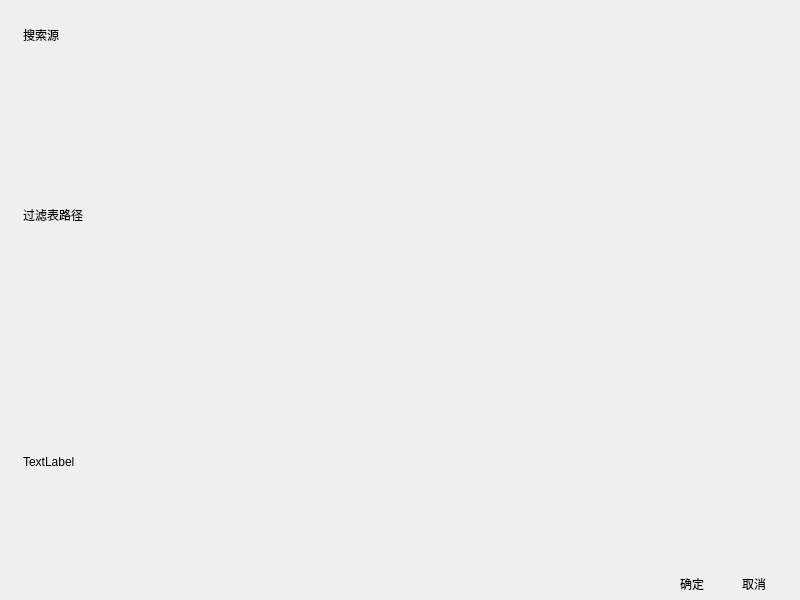
<?xml version="1.0" encoding="UTF-8"?>
<ui version="4.0">
 <class>MainWindow</class>
 <widget class="QMainWindow" name="MainWindow">
  <property name="geometry">
   <rect>
    <x>0</x>
    <y>0</y>
    <width>800</width>
    <height>600</height>
   </rect>
  </property>
  <property name="minimumSize">
   <size>
    <width>800</width>
    <height>600</height>
   </size>
  </property>
  <property name="maximumSize">
   <size>
    <width>800</width>
    <height>600</height>
   </size>
  </property>
  <property name="windowTitle">
   <string>setting</string>
  </property>
  <property name="windowOpacity">
   <double>0.960000000000000</double>
  </property>
  <property name="styleSheet">
   <string notr="true">*{
	font: 16pt &quot;Consolas&quot;;
	border-radius: 9px;
	padding: 0px;
	margin: 0px;
}
.QLabel {
	font: 12pt &quot;Comic Sans MS&quot;;
}
.Line{
	background-color: #000000;
}

.QLineEdit{
	font: 12pt;
	padding:0 0 0 5px;
	border:1px solid rgb(98, 98, 98);
}
.QLineEdit:focus {
	padding:5px;
	border:3px solid #ffffff;
}

.QPushButton{
	padding: 2px 9px 2px 9px;
}
.QPushButton:hover
{
    background-color: rgb(255, 165, 138);
}

.QPushButton:pressed
{
	background-color: rgb(180, 180, 180);
}
.QScrollBar:vertical {
	margin:1px 5px 1px 0px; /*垂直滚动条圆角*/
	width: 15px;
    background-color: transparent;   /* 空白区域的背景色*/
}
.QScrollBar::handle:vertical {
    border-radius: 5px;   /* 圆角 */
    background: rgb(216, 216, 216);   /* 小方块的背景色 */
}
.QScrollBar::sub-line:vertical{
	background-color: transparent; /*隐藏向上滚动条按钮*/
}
.QScrollBar::add-line:vertical{
	background-color: transparent; /*隐藏向下滚动条按钮*/
}
.QComboBox::drop-down[hide='true']{
	background-color: transparent; /*隐藏下拉按钮,不影响功能*/
}


/* Dynamic properties 动态属性 */
/* font-size */
[title = 'true']{
	font: 24pt;
}
[medium  = 'true']{
	
	font: 14pt;
}
[simall = 'true']{
	font: 12pt
}
/* color */
[red = 'true']{
    color: #ffffff;
    background-color: #da797b;
}
[grey = 'true']{
    color: #ffffff;
	background-color: #c5c5c5;
}
[green='true']{
    color: #ffffff;
	background-color: #b0c257;
}
[Turquoise='true']{
	color: #ffffff;
    background-color: #75becf;
}
[blue = 'true']{
	color: #000000;
    background-color: #4570ba;
}
[transparent='true']{
    color: #000000;
    background-color: transparent;
}
/* border */
[noborder = 'true']{
	border-width:0;
	border-style:outset;
}
[_yellow = 'true']{
	border-color: rgb(239, 176, 74);
}


</string>
  </property>
  <widget class="QWidget" name="centralwidget">
   <layout class="QVBoxLayout" name="verticalLayout">
    <property name="leftMargin">
     <number>5</number>
    </property>
    <property name="topMargin">
     <number>5</number>
    </property>
    <property name="rightMargin">
     <number>5</number>
    </property>
    <property name="bottomMargin">
     <number>5</number>
    </property>
    <item>
     <layout class="QHBoxLayout" name="horizontalLayout">
      <item>
       <widget class="QScrollArea" name="right">
        <property name="horizontalScrollBarPolicy">
         <enum>Qt::ScrollBarAlwaysOff</enum>
        </property>
        <property name="sizeAdjustPolicy">
         <enum>QAbstractScrollArea::AdjustToContents</enum>
        </property>
        <property name="widgetResizable">
         <bool>true</bool>
        </property>
        <widget class="QWidget" name="scrollAreaWidgetContents_2">
         <property name="geometry">
          <rect>
           <x>0</x>
           <y>0</y>
           <width>788</width>
           <height>542</height>
          </rect>
         </property>
         <property name="grey" stdset="0">
          <bool>true</bool>
         </property>
         <layout class="QVBoxLayout" name="verticalLayout_2">
          <item>
           <widget class="QWidget" name="appearance_2" native="true">
            <property name="red" stdset="0">
             <bool>true</bool>
            </property>
            <widget class="QLabel" name="label_4">
             <property name="geometry">
              <rect>
               <x>9</x>
               <y>9</y>
               <width>77</width>
               <height>23</height>
              </rect>
             </property>
             <property name="text">
              <string>搜索源</string>
             </property>
            </widget>
           </widget>
          </item>
          <item>
           <widget class="QWidget" name="web_2" native="true">
            <property name="green" stdset="0">
             <bool>true</bool>
            </property>
            <widget class="QLabel" name="label_5">
             <property name="geometry">
              <rect>
               <x>9</x>
               <y>9</y>
               <width>80</width>
               <height>23</height>
              </rect>
             </property>
             <property name="text">
              <string>过滤表路径</string>
             </property>
            </widget>
           </widget>
          </item>
          <item>
           <widget class="QWidget" name="search_2" native="true">
            <property name="Turquoise" stdset="0">
             <bool>true</bool>
            </property>
            <layout class="QHBoxLayout" name="horizontalLayout_6">
             <item>
              <widget class="QLabel" name="label_6">
               <property name="text">
                <string>TextLabel</string>
               </property>
              </widget>
             </item>
            </layout>
           </widget>
          </item>
         </layout>
        </widget>
       </widget>
      </item>
     </layout>
    </item>
    <item>
     <widget class="Line" name="line">
      <property name="orientation">
       <enum>Qt::Horizontal</enum>
      </property>
     </widget>
    </item>
    <item>
     <layout class="QHBoxLayout" name="horizontalLayout_3">
      <property name="spacing">
       <number>20</number>
      </property>
      <property name="rightMargin">
       <number>20</number>
      </property>
      <item>
       <spacer name="horizontalSpacer">
        <property name="orientation">
         <enum>Qt::Horizontal</enum>
        </property>
        <property name="sizeHint" stdset="0">
         <size>
          <width>40</width>
          <height>20</height>
         </size>
        </property>
       </spacer>
      </item>
      <item>
       <widget class="QPushButton" name="buttonset">
        <property name="text">
         <string>确定</string>
        </property>
        <property name="blue" stdset="0">
         <bool>true</bool>
        </property>
       </widget>
      </item>
      <item>
       <widget class="QPushButton" name="buttoncancle">
        <property name="text">
         <string>取消</string>
        </property>
        <property name="grey" stdset="0">
         <bool>true</bool>
        </property>
       </widget>
      </item>
     </layout>
    </item>
   </layout>
  </widget>
 </widget>
 <resources/>
 <connections/>
</ui>
